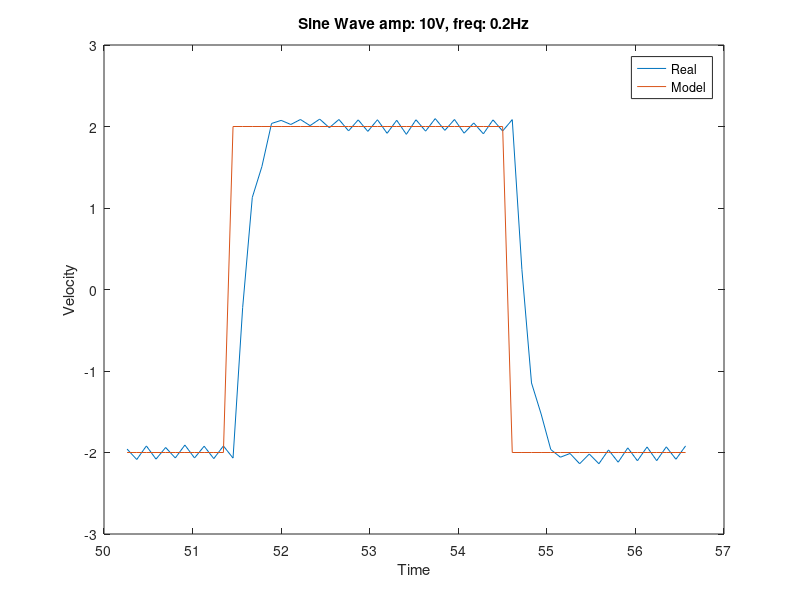

MATLAB code for this plot:
close all, clear all, clc
%% 1

% Collect data
load('./Datafiles/wsA_position_level1_long_sampling.mat');
x = wsA_position_level1_long_sampli.X(:,1);
y1 = wsA_position_level1_long_sampli.Y(:,1);
y2 = wsA_position_level1_long_sampli.Y(:,2);

% Plotting
figure
plot(x.Data,y2.Data,x.Data,y1.Data)
legend('Real','Model')
title('Sine Wave amp: 10V, freq: 0.2Hz')
ylabel('Velocity')
xlabel('Time')
